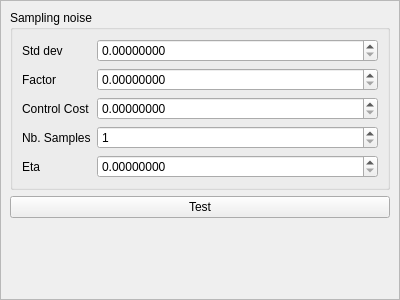
<?xml version="1.0" encoding="UTF-8"?>
<ui version="4.0">
 <class>TrajectorySamplingWidget</class>
 <widget class="QWidget" name="TrajectorySamplingWidget">
  <property name="geometry">
   <rect>
    <x>0</x>
    <y>0</y>
    <width>400</width>
    <height>300</height>
   </rect>
  </property>
  <property name="windowTitle">
   <string>Form</string>
  </property>
  <layout class="QGridLayout" name="gridLayout">
   <property name="leftMargin">
    <number>0</number>
   </property>
   <property name="topMargin">
    <number>0</number>
   </property>
   <property name="rightMargin">
    <number>0</number>
   </property>
   <property name="bottomMargin">
    <number>0</number>
   </property>
   <item row="0" column="0">
    <widget class="QScrollArea" name="scrollArea">
     <property name="widgetResizable">
      <bool>true</bool>
     </property>
     <widget class="QWidget" name="scrollAreaWidgetContents">
      <property name="geometry">
       <rect>
        <x>0</x>
        <y>0</y>
        <width>398</width>
        <height>298</height>
       </rect>
      </property>
      <layout class="QGridLayout" name="gridLayout_2">
       <item row="0" column="0">
        <widget class="QGroupBox" name="groupBox">
         <property name="title">
          <string>Sampling noise</string>
         </property>
         <layout class="QFormLayout" name="formLayout">
          <item row="0" column="0">
           <widget class="QLabel" name="label">
            <property name="text">
             <string>Std dev</string>
            </property>
           </widget>
          </item>
          <item row="0" column="1">
           <widget class="QDoubleSpinBox" name="doubleSpinBoxStdDev">
            <property name="decimals">
             <number>8</number>
            </property>
           </widget>
          </item>
          <item row="1" column="1">
           <widget class="QDoubleSpinBox" name="doubleSpinBoxHessianFactor">
            <property name="decimals">
             <number>8</number>
            </property>
            <property name="maximum">
             <double>1000.000000000000000</double>
            </property>
           </widget>
          </item>
          <item row="1" column="0">
           <widget class="QLabel" name="label_2">
            <property name="text">
             <string>Factor</string>
            </property>
           </widget>
          </item>
          <item row="2" column="0">
           <widget class="QLabel" name="label_3">
            <property name="text">
             <string>Control Cost</string>
            </property>
           </widget>
          </item>
          <item row="2" column="1">
           <widget class="QDoubleSpinBox" name="doubleSpinBoxControlCost">
            <property name="decimals">
             <number>8</number>
            </property>
            <property name="maximum">
             <double>10000000000.000000000000000</double>
            </property>
           </widget>
          </item>
          <item row="3" column="0">
           <widget class="QLabel" name="label_4">
            <property name="text">
             <string>Nb. Samples</string>
            </property>
           </widget>
          </item>
          <item row="3" column="1">
           <widget class="QSpinBox" name="spinBoxNbSamples">
            <property name="minimum">
             <number>1</number>
            </property>
            <property name="maximum">
             <number>1000</number>
            </property>
           </widget>
          </item>
          <item row="4" column="0">
           <widget class="QLabel" name="label_5">
            <property name="text">
             <string>Eta</string>
            </property>
           </widget>
          </item>
          <item row="4" column="1">
           <widget class="QDoubleSpinBox" name="doubleSpinBoxEta">
            <property name="decimals">
             <number>8</number>
            </property>
            <property name="maximum">
             <double>10.000000000000000</double>
            </property>
           </widget>
          </item>
         </layout>
        </widget>
       </item>
       <item row="2" column="0">
        <spacer name="verticalSpacer">
         <property name="orientation">
          <enum>Qt::Vertical</enum>
         </property>
         <property name="sizeHint" stdset="0">
          <size>
           <width>20</width>
           <height>40</height>
          </size>
         </property>
        </spacer>
       </item>
       <item row="1" column="0">
        <widget class="QPushButton" name="pushButton">
         <property name="text">
          <string>Test</string>
         </property>
        </widget>
       </item>
      </layout>
     </widget>
    </widget>
   </item>
  </layout>
 </widget>
 <resources/>
 <connections/>
</ui>
